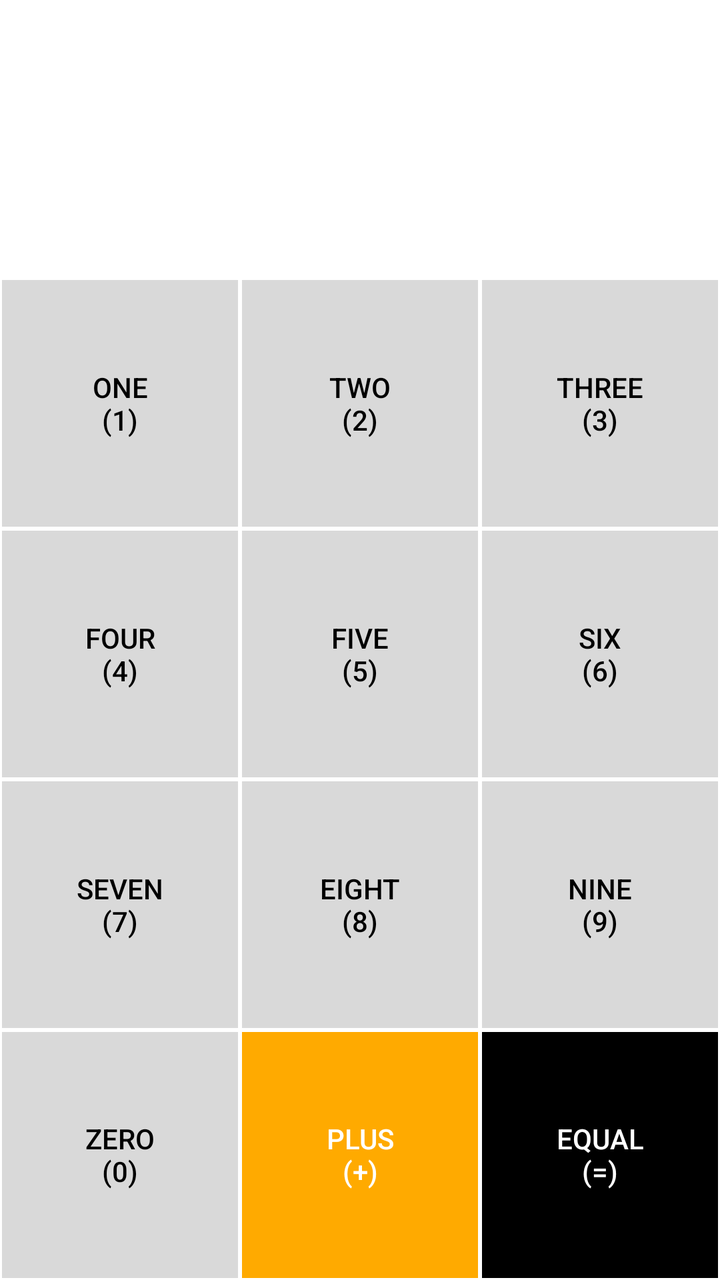
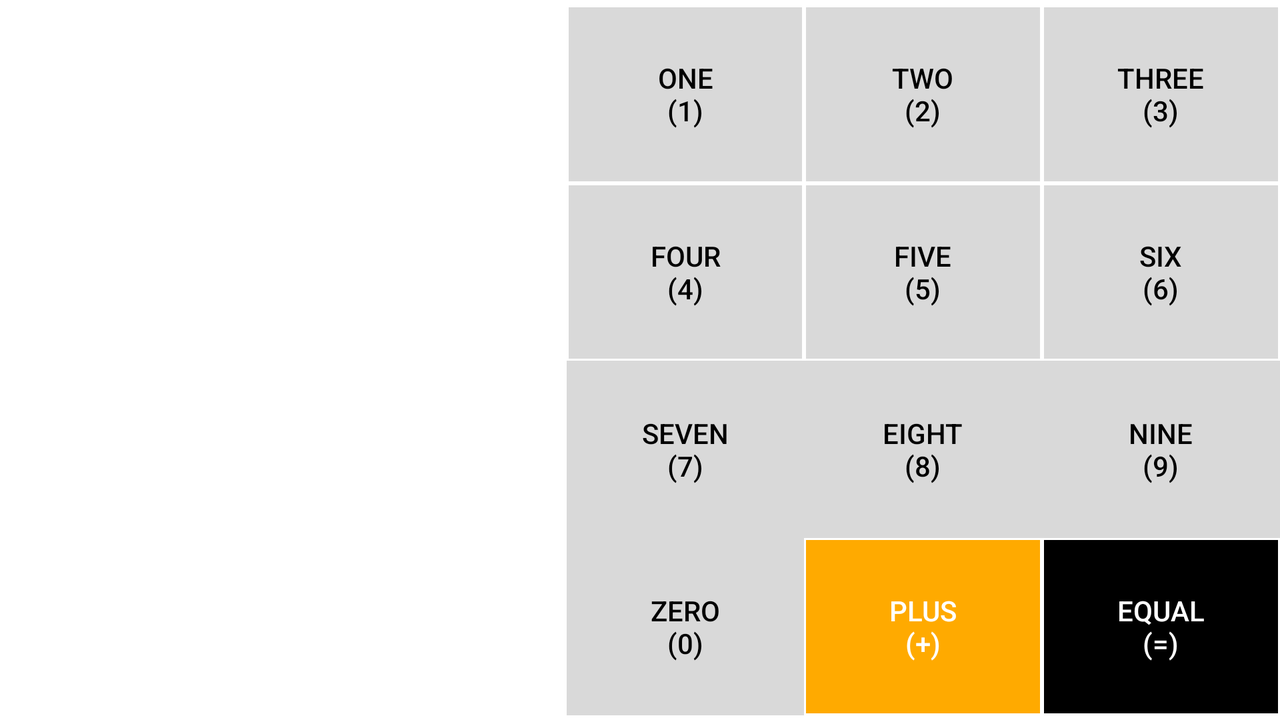

The same Android screen from two of the app's own layout files: first res/layout/ as a phone draws it, then the repository's variant for another configuration, drawn on a device whose configuration selects that folder. Both files follow.
<!-- AndroidManifest.xml: application theme AppTheme -->
<!-- res/layout/activity_main.xml -->
<?xml version="1.0" encoding="utf-8"?>
<android.support.constraint.ConstraintLayout xmlns:android="http://schemas.android.com/apk/res/android"
    xmlns:app="http://schemas.android.com/apk/res-auto"
    xmlns:tools="http://schemas.android.com/tools"
    android:layout_width="match_parent"
    android:layout_height="match_parent"
    tools:context=".MainActivity">

    <android.support.constraint.Guideline
        android:id="@+id/guideline3"
        android:layout_width="wrap_content"
        android:layout_height="wrap_content"
        android:orientation="horizontal"
        app:layout_constraintGuide_begin="139dp" />

    <TextView
        android:id="@+id/answer"
        android:layout_width="364dp"
        android:layout_height="50dp"
        android:layout_marginStart="10dp"
        android:layout_marginLeft="10dp"
        android:layout_marginTop="28dp"
        android:layout_marginEnd="10dp"
        android:layout_marginRight="10dp"
        android:gravity="right"
        android:textColor="@color/answer"
        android:textSize="30sp"
        app:layout_constraintEnd_toEndOf="parent"
        app:layout_constraintHorizontal_bias="1.0"
        app:layout_constraintStart_toStartOf="parent"
        app:layout_constraintTop_toTopOf="parent" />

    <TextView
        android:id="@+id/equation"
        android:layout_width="364dp"
        android:layout_height="50dp"
        android:layout_marginStart="10dp"
        android:layout_marginLeft="10dp"
        android:layout_marginTop="8dp"
        android:layout_marginEnd="10dp"
        android:layout_marginRight="10dp"
        android:gravity="right"
        android:textColor="@color/equation"
        android:textSize="40sp"
        android:textStyle="bold"
        app:layout_constraintEnd_toEndOf="parent"
        app:layout_constraintHorizontal_bias="1.0"
        app:layout_constraintStart_toStartOf="parent"
        app:layout_constraintTop_toBottomOf="@+id/answer" />

    <LinearLayout
        android:layout_width="0dp"
        android:layout_height="0dp"
        android:orientation="vertical"
        app:layout_constraintBottom_toBottomOf="parent"
        app:layout_constraintEnd_toEndOf="parent"
        app:layout_constraintHorizontal_bias="0.0"
        app:layout_constraintStart_toStartOf="parent"
        app:layout_constraintTop_toBottomOf="@+id/guideline3"
        app:layout_constraintVertical_bias="1.0">

        <LinearLayout
            android:layout_width="match_parent"
            android:layout_height="match_parent"
            android:layout_weight="1"
            android:orientation="horizontal">

            <Button
                android:id="@+id/one"
                style="@style/Widget.AppCompat.Button.Borderless"
                android:layout_width="wrap_content"
                android:layout_height="match_parent"
                android:layout_weight="1"
                android:background="@drawable/button_numbers"
                android:onClick="Append"
                android:text="@string/one"
                android:textColor="@color/colorEquals" />

            <Button
                android:id="@+id/two"
                style="@style/Widget.AppCompat.Button.Borderless"
                android:layout_width="wrap_content"
                android:layout_height="match_parent"
                android:layout_weight="1"
                android:background="@drawable/button_numbers"
                android:onClick="Append"
                android:text="@string/two"
                android:textColor="@color/colorEquals" />

            <Button
                android:id="@+id/three"
                style="@style/Widget.AppCompat.Button.Borderless"
                android:layout_width="wrap_content"
                android:layout_height="match_parent"
                android:layout_weight="1"
                android:background="@drawable/button_numbers"
                android:onClick="Append"
                android:text="@string/three"
                android:textColor="@color/colorEquals" />
        </LinearLayout>

        <LinearLayout
            android:layout_width="match_parent"
            android:layout_height="match_parent"
            android:layout_weight="1"
            android:orientation="horizontal">

            <Button
                android:id="@+id/four"
                style="@style/Widget.AppCompat.Button.Borderless"
                android:layout_width="wrap_content"
                android:layout_height="match_parent"
                android:layout_weight="1"
                android:background="@drawable/button_numbers"
                android:onClick="Append"
                android:text="@string/four"
                android:textColor="@color/colorEquals" />

            <Button
                android:id="@+id/five"
                style="@style/Widget.AppCompat.Button.Borderless"
                android:layout_width="wrap_content"
                android:layout_height="match_parent"
                android:layout_weight="1"
                android:background="@drawable/button_numbers"
                android:onClick="Append"
                android:text="@string/five"
                android:textColor="@color/colorEquals" />

            <Button
                android:id="@+id/six"
                style="@style/Widget.AppCompat.Button.Borderless"
                android:layout_width="wrap_content"
                android:layout_height="match_parent"
                android:layout_weight="1"
                android:background="@drawable/button_numbers"
                android:onClick="Append"
                android:text="@string/six"
                android:textColor="@color/colorEquals" />
        </LinearLayout>

        <LinearLayout
            android:layout_width="match_parent"
            android:layout_height="match_parent"
            android:layout_weight="1"
            android:orientation="horizontal">

            <Button
                android:id="@+id/seven"
                style="@style/Widget.AppCompat.Button.Borderless"
                android:layout_width="wrap_content"
                android:layout_height="match_parent"
                android:layout_weight="1"
                android:background="@drawable/button_numbers"
                android:onClick="Append"
                android:text="@string/seven"
                android:textColor="@color/colorEquals" />

            <Button
                android:id="@+id/eight"
                style="@style/Widget.AppCompat.Button.Borderless"
                android:layout_width="wrap_content"
                android:layout_height="match_parent"
                android:layout_weight="1"
                android:background="@drawable/button_numbers"
                android:onClick="Append"
                android:text="@string/eight"
                android:textColor="@color/colorEquals" />

            <Button
                android:id="@+id/nine"
                style="@style/Widget.AppCompat.Button.Borderless"
                android:layout_width="wrap_content"
                android:layout_height="match_parent"
                android:layout_weight="1"
                android:background="@drawable/button_numbers"
                android:onClick="Append"
                android:text="@string/nine"
                android:textColor="@color/colorEquals" />
        </LinearLayout>

        <LinearLayout
            android:layout_width="match_parent"
            android:layout_height="match_parent"
            android:layout_weight="1"
            android:orientation="horizontal">

            <Button
                android:id="@+id/zero"
                style="@style/Widget.AppCompat.Button.Borderless"
                android:layout_width="wrap_content"
                android:layout_height="match_parent"
                android:layout_weight="1"
                android:background="@drawable/button_numbers"
                android:onClick="Append"
                android:text="@string/zero"
                android:textColor="@color/colorEquals" />

            <Button
                android:id="@+id/plus"
                style="@style/Widget.AppCompat.Button.Borderless"
                android:layout_width="wrap_content"
                android:layout_height="match_parent"
                android:layout_weight="1"
                android:background="@drawable/button_operation"
                android:onClick="Append"
                android:text="@string/plus"
                android:textColor="@color/colorPrimary" />

            <Button
                android:id="@+id/equal"
                style="@style/Widget.AppCompat.Button.Borderless"
                android:layout_width="wrap_content"
                android:layout_height="match_parent"
                android:layout_weight="1"
                android:background="@drawable/button_equals"
                android:onClick="Accumulate"
                android:text="@string/equal"
                android:textColor="@color/colorPrimary" />
        </LinearLayout>
    </LinearLayout>
</android.support.constraint.ConstraintLayout>
<!-- resources referenced by this layout -->
<resources>
  <color name="answer">#393939</color>
  <color name="colorEquals">#000000</color>
  <color name="colorPrimary">#ffffff</color>
  <color name="equation">#000000</color>
  <!-- drawable button_equals (drawable) -->
  <?xml version="1.0" encoding="utf-8"?>
  <selector xmlns:tools="http://schemas.android.com/tools" xmlns:android="http://schemas.android.com/apk/res/android">
  
      <item android:state_accelerated="false" android:state_pressed="false">
          <shape android:shape="rectangle" android:useLevel="false" android:visible="false">
              <solid android:color="@color/colorEquals"></solid>
              <stroke android:width="1dp" android:color="@color/colorPrimary"></stroke>
              <corners android:radius="0dp"></corners>
          </shape>
      </item>
      <item android:state_pressed="true" >
          <shape android:shape="rectangle">
              <solid android:color ="@color/colorEquals"></solid>
              <stroke android:width="1dp" android:color="@color/colorPrimary"></stroke>
              <corners android:radius="0dp"></corners>
          </shape>
      </item>
  
  </selector>
  <!-- drawable button_numbers (drawable) -->
  <?xml version="1.0" encoding="utf-8"?>
  <selector xmlns:tools="http://schemas.android.com/tools" xmlns:android="http://schemas.android.com/apk/res/android">
  
      <item android:state_accelerated="false" android:state_pressed="false">
          <shape android:shape="rectangle" android:useLevel="false" android:visible="false">
              <solid android:color="@color/colorNumbers"></solid>
              <stroke android:width="1dp" android:color="@color/colorPrimary"></stroke>
              <corners android:radius="0dp"></corners>
          </shape>
      </item>
      <item android:state_pressed="true" >
          <shape android:shape="rectangle">
              <solid android:color ="@color/gray"></solid>
              <stroke android:width="1dp" android:color="@color/colorPrimary"></stroke>
              <corners android:radius="0dp"></corners>
          </shape>
      </item>
  
  </selector>
  <string name="eight">eight\n(8)</string>
  <string name="equal">equal\n(=)</string>
  <string name="five">five\n(5)</string>
  <string name="four">four\n(4)</string>
  <string name="nine">nine\n(9)</string>
  <string name="one">one\n(1)</string>
  <string name="plus">plus\n(+)</string>
  <string name="seven">seven\n(7)</string>
  <string name="six">six\n(6)</string>
  <string name="three">three\n(3)</string>
  <string name="two">two\n(2)</string>
  <string name="zero">zero\n(0)</string>
  <!-- from res/values-v21/ -->
  <style name="AppTheme" parent="Theme.AppCompat.NoActionBar">
          
          <item name="colorPrimary">@color/colorPrimary</item>
          <item name="colorPrimaryDark">@color/colorPrimaryDark</item>
          <item name="colorAccent">@color/colorOperations</item>
          <item name="android:colorBackground">@color/background_material_dark</item>
          <item name="android:statusBarColor">@color/colorOperations</item>
      </style>
  <color name="colorNumbers">#d9d9d9</color>
  <color name="gray">#868686</color>
  <color name="colorOperations">#ffaa00</color>
  <color name="colorPrimaryDark">#ffffff</color>
  <color name="background_material_dark">#ffffff</color>
</resources>
<!-- res/layout-land/activity_main.xml (the repository's variant of the layout above) -->
<!-- drawn on the phone turned sideways -->
<?xml version="1.0" encoding="utf-8"?>
<android.support.constraint.ConstraintLayout xmlns:android="http://schemas.android.com/apk/res/android"
    xmlns:app="http://schemas.android.com/apk/res-auto"
    xmlns:tools="http://schemas.android.com/tools"
    android:layout_width="match_parent"
    android:layout_height="match_parent"
    tools:context=".MainActivity">

    <TextView
        android:id="@+id/answer"
        android:layout_width="0dp"
        android:layout_height="42dp"
        android:layout_marginStart="10dp"
        android:layout_marginLeft="10dp"
        android:layout_marginTop="16dp"
        android:layout_marginEnd="8dp"
        android:layout_marginRight="8dp"
        android:gravity="right"
        android:textColor="@color/answer"
        android:textSize="30sp"
        app:layout_constraintEnd_toStartOf="@+id/guideline2"
        app:layout_constraintHorizontal_bias="0.181"
        app:layout_constraintStart_toStartOf="parent"
        app:layout_constraintTop_toTopOf="parent" />

    <TextView
        android:id="@+id/equation"
        android:layout_width="0dp"
        android:layout_height="0dp"
        android:layout_marginStart="8dp"
        android:layout_marginLeft="8dp"
        android:layout_marginTop="12dp"
        android:layout_marginEnd="8dp"
        android:layout_marginRight="8dp"
        android:layout_marginBottom="8dp"
        android:gravity="right"
        android:textColor="@color/equation"
        android:textSize="40sp"
        android:textStyle="bold"
        app:layout_constraintBottom_toBottomOf="parent"
        app:layout_constraintEnd_toStartOf="@+id/guideline2"
        app:layout_constraintHorizontal_bias="1.0"
        app:layout_constraintStart_toStartOf="parent"
        app:layout_constraintTop_toBottomOf="@+id/answer" />

    <LinearLayout
        android:id="@+id/linearLayout"
        android:layout_width="0dp"
        android:layout_height="355dp"
        android:layout_marginStart="8dp"
        android:layout_marginLeft="8dp"
        android:orientation="vertical"
        app:layout_constraintBottom_toBottomOf="parent"
        app:layout_constraintEnd_toEndOf="parent"
        app:layout_constraintHorizontal_bias="1.0"
        app:layout_constraintStart_toStartOf="@+id/guideline2"
        app:layout_constraintTop_toTopOf="parent">

        <LinearLayout
            android:layout_width="match_parent"
            android:layout_height="match_parent"
            android:layout_weight="1"
            android:orientation="horizontal">

            <Button
                android:id="@+id/one"
                style="@style/Widget.AppCompat.Button.Borderless"
                android:layout_width="wrap_content"
                android:layout_height="match_parent"
                android:layout_weight="1"
                android:background="@drawable/button_numbers"
                android:onClick="Append"
                android:text="@string/one"
                android:textColor="@color/colorEquals" />

            <Button
                android:id="@+id/two"
                style="@style/Widget.AppCompat.Button.Borderless"
                android:layout_width="wrap_content"
                android:layout_height="match_parent"
                android:layout_weight="1"
                android:background="@drawable/button_numbers"
                android:onClick="Append"
                android:text="@string/two"
                android:textColor="@color/colorEquals" />

            <Button
                android:id="@+id/three"
                style="@style/Widget.AppCompat.Button.Borderless"
                android:layout_width="wrap_content"
                android:layout_height="match_parent"
                android:layout_weight="1"
                android:background="@drawable/button_numbers"
                android:onClick="Append"
                android:text="@string/three"
                android:textColor="@color/colorEquals" />
        </LinearLayout>

        <LinearLayout
            android:layout_width="match_parent"
            android:layout_height="match_parent"
            android:layout_weight="1"
            android:orientation="horizontal">

            <Button
                android:id="@+id/four"
                style="@style/Widget.AppCompat.Button.Borderless"
                android:layout_width="wrap_content"
                android:layout_height="match_parent"
                android:layout_weight="1"
                android:background="@drawable/button_numbers"
                android:onClick="Append"
                android:text="@string/four"
                android:textColor="@color/colorEquals" />

            <Button
                android:id="@+id/five"
                style="@style/Widget.AppCompat.Button.Borderless"
                android:layout_width="wrap_content"
                android:layout_height="match_parent"
                android:layout_weight="1"
                android:background="@drawable/button_numbers"
                android:onClick="Append"
                android:text="@string/five"
                android:textColor="@color/colorEquals" />

            <Button
                android:id="@+id/six"
                style="@style/Widget.AppCompat.Button.Borderless"
                android:layout_width="wrap_content"
                android:layout_height="match_parent"
                android:layout_weight="1"
                android:background="@drawable/button_numbers"
                android:onClick="Append"
                android:text="@string/six"
                android:textColor="@color/colorEquals" />
        </LinearLayout>

        <LinearLayout
            android:layout_width="match_parent"
            android:layout_height="match_parent"
            android:layout_weight="1"
            android:orientation="horizontal">

            <Button
                android:id="@+id/seven"
                style="@style/Widget.AppCompat.Button.Borderless"
                android:layout_width="wrap_content"
                android:layout_height="match_parent"
                android:layout_weight="1"
                android:background="@drawable/button_numbers"
                android:onClick="Append"
                android:text="@string/seven"
                android:textColor="@color/colorEquals"
                tools:background="@color/colorNumbers" />

            <Button
                android:id="@+id/eight"
                style="@style/Widget.AppCompat.Button.Borderless"
                android:layout_width="wrap_content"
                android:layout_height="match_parent"
                android:layout_weight="1"
                android:background="@drawable/button_numbers"
                android:onClick="Append"
                android:text="@string/eight"
                android:textColor="@color/colorEquals"
                tools:background="@color/colorNumbers" />

            <Button
                android:id="@+id/nine"
                style="@style/Widget.AppCompat.Button.Borderless"
                android:layout_width="wrap_content"
                android:layout_height="match_parent"
                android:layout_weight="1"
                android:background="@drawable/button_numbers"
                android:onClick="Append"
                android:text="@string/nine"
                android:textColor="@color/colorEquals"
                tools:background="@color/colorNumbers" />
        </LinearLayout>

        <LinearLayout
            android:layout_width="match_parent"
            android:layout_height="match_parent"
            android:layout_weight="1"
            android:orientation="horizontal">

            <Button
                android:id="@+id/zero"
                style="@style/Widget.AppCompat.Button.Borderless"
                android:layout_width="wrap_content"
                android:layout_height="match_parent"
                android:layout_weight="1"
                android:background="@drawable/button_numbers"
                android:onClick="Append"
                android:text="@string/zero"
                android:textColor="@color/colorEquals"
                tools:background="@color/colorNumbers" />

            <Button
                android:id="@+id/plus"
                style="@style/Widget.AppCompat.Button.Borderless"
                android:layout_width="wrap_content"
                android:layout_height="match_parent"
                android:layout_weight="1"
                android:background="@drawable/button_operation"
                android:onClick="Append"
                android:text="@string/plus" />

            <Button
                android:id="@+id/equal"
                style="@style/Widget.AppCompat.Button.Borderless"
                android:layout_width="wrap_content"
                android:layout_height="match_parent"
                android:layout_weight="1"
                android:background="@drawable/button_equals"
                android:onClick="Accumulate"
                android:text="@string/equal" />
        </LinearLayout>
    </LinearLayout>

    <android.support.constraint.Guideline
        android:id="@+id/guideline2"
        android:layout_width="wrap_content"
        android:layout_height="wrap_content"
        android:orientation="vertical"
        app:layout_constraintGuide_percent="0.43" />

</android.support.constraint.ConstraintLayout>
<!-- resources referenced by the variant -->
<!-- as the phone turned sideways resolves them -->
<resources>
  <color name="answer">#393939</color>
  <color name="colorEquals">#000000</color>
  <color name="colorNumbers">#d9d9d9</color>
  <color name="equation">#000000</color>
  <!-- drawable button_equals (drawable) -->
  <?xml version="1.0" encoding="utf-8"?>
  <selector xmlns:tools="http://schemas.android.com/tools" xmlns:android="http://schemas.android.com/apk/res/android">
  
      <item android:state_accelerated="false" android:state_pressed="false">
          <shape android:shape="rectangle" android:useLevel="false" android:visible="false">
              <solid android:color="@color/colorEquals"></solid>
              <stroke android:width="1dp" android:color="@color/colorPrimary"></stroke>
              <corners android:radius="0dp"></corners>
          </shape>
      </item>
      <item android:state_pressed="true" >
          <shape android:shape="rectangle">
              <solid android:color ="@color/colorEquals"></solid>
              <stroke android:width="1dp" android:color="@color/colorPrimary"></stroke>
              <corners android:radius="0dp"></corners>
          </shape>
      </item>
  
  </selector>
  <!-- drawable button_numbers (drawable) -->
  <?xml version="1.0" encoding="utf-8"?>
  <selector xmlns:tools="http://schemas.android.com/tools" xmlns:android="http://schemas.android.com/apk/res/android">
  
      <item android:state_accelerated="false" android:state_pressed="false">
          <shape android:shape="rectangle" android:useLevel="false" android:visible="false">
              <solid android:color="@color/colorNumbers"></solid>
              <stroke android:width="1dp" android:color="@color/colorPrimary"></stroke>
              <corners android:radius="0dp"></corners>
          </shape>
      </item>
      <item android:state_pressed="true" >
          <shape android:shape="rectangle">
              <solid android:color ="@color/gray"></solid>
              <stroke android:width="1dp" android:color="@color/colorPrimary"></stroke>
              <corners android:radius="0dp"></corners>
          </shape>
      </item>
  
  </selector>
  <string name="eight">eight\n(8)</string>
  <string name="equal">equal\n(=)</string>
  <string name="five">five\n(5)</string>
  <string name="four">four\n(4)</string>
  <string name="nine">nine\n(9)</string>
  <string name="one">one\n(1)</string>
  <string name="plus">plus\n(+)</string>
  <string name="seven">seven\n(7)</string>
  <string name="six">six\n(6)</string>
  <string name="three">three\n(3)</string>
  <string name="two">two\n(2)</string>
  <string name="zero">zero\n(0)</string>
  <!-- from res/values-v21/ -->
  <style name="AppTheme" parent="Theme.AppCompat.NoActionBar">
          
          <item name="colorPrimary">@color/colorPrimary</item>
          <item name="colorPrimaryDark">@color/colorPrimaryDark</item>
          <item name="colorAccent">@color/colorOperations</item>
          <item name="android:colorBackground">@color/background_material_dark</item>
          <item name="android:statusBarColor">@color/colorOperations</item>
      </style>
  <color name="colorPrimary">#ffffff</color>
  <color name="gray">#868686</color>
  <color name="colorOperations">#ffaa00</color>
  <color name="colorPrimaryDark">#ffffff</color>
  <color name="background_material_dark">#ffffff</color>
</resources>
